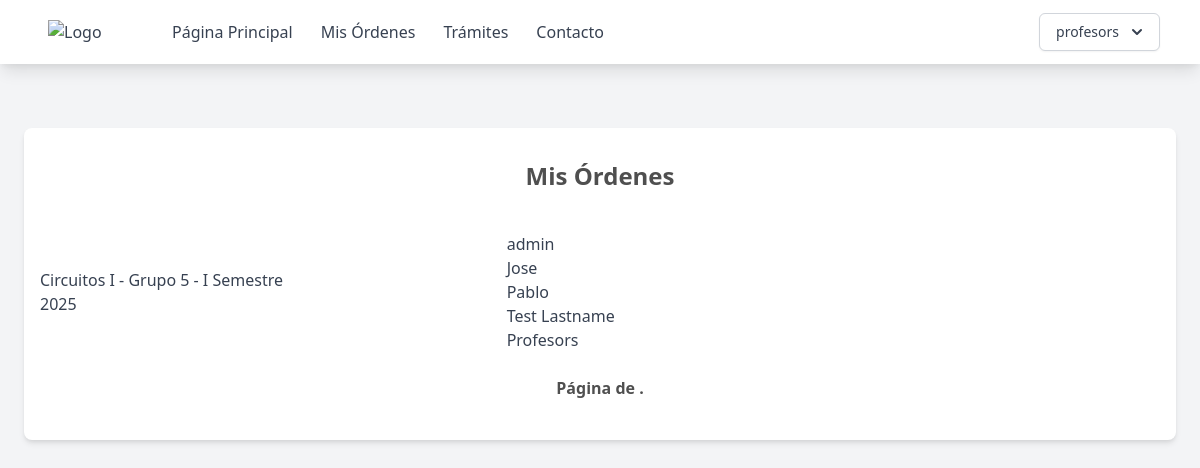
Before: /mis-ordenes (signed in) with the older database file.
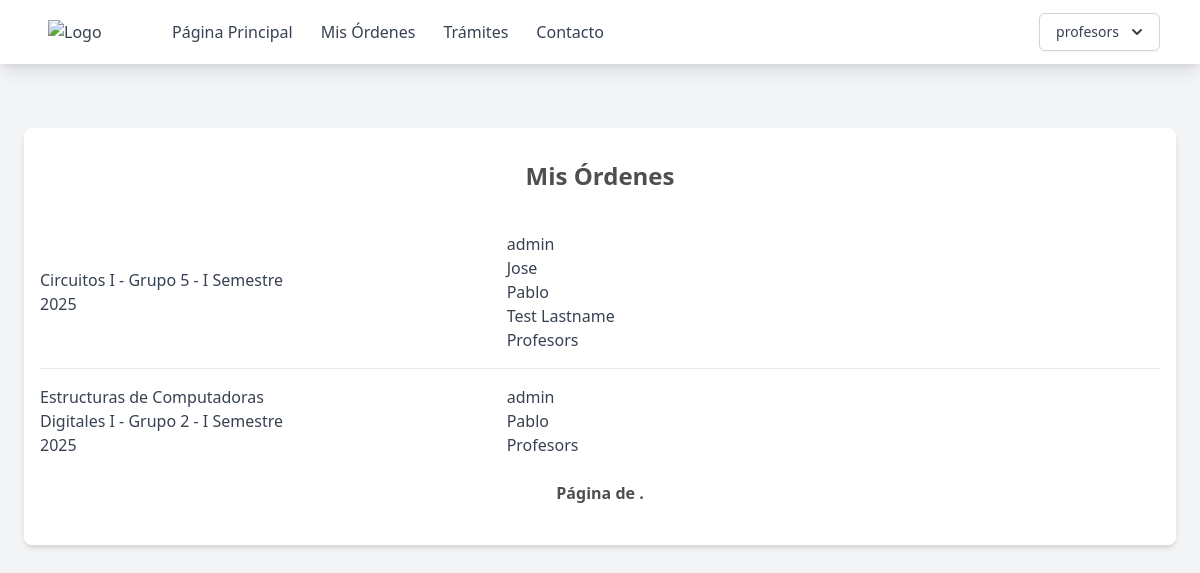
After: the same page with the newer database file.
### supply_room/models.py (models this page shows, shortened)
class Order(models.Model):
    group = models.ForeignKey(
        ClassGroups, related_name="order_group", on_delete=models.CASCADE
    )
    student = models.ManyToManyField(
        Users, related_name="Order_student", through=Users.orders.through, blank=True
    )

class ClassGroups(models.Model):
    number = models.PositiveIntegerField()
    semester = models.CharField(max_length=200)
    professor = models.ForeignKey(
        Users, related_name="group_professor", on_delete=models.PROTECT
    )
    class_id = models.ForeignKey(Class, on_delete=models.CASCADE)
    student = models.ManyToManyField(
        Users, related_name="group_student", through=Users.groups.through, blank=True
    )

class Class(models.Model):
    name = models.CharField(max_length=200)
    code = models.CharField(max_length=200)

class Users(AbstractUser):
    name = models.CharField(max_length=200)
    email = models.EmailField(unique=True)
    role = models.CharField(max_length=200, choices=ROLE_CHOICES, default="student")
    student_id = models.CharField(max_length=200, null=True)
    username = models.CharField(max_length=50, null=True)
    groups = models.ManyToManyField(
        "ClassGroups", related_name="group_student", blank=True
    )
    orders = models.ManyToManyField("Order", related_name="order_student", blank=True)
    objects = CustomUserManager()
    USERNAME_FIELD = "email"
    REQUIRED_FIELDS = ["name", "role"]

### supply_room/views.py (the view)
class OrderList(View):
    def get(self, request, *args, **kwargs):
        return render(
            request,
            "page/mis-ordenes.html",
            {"object_list": request.user.orders.all()},
        )

### templates/page/mis-ordenes.html (shortened to what this page needs)
{% extends "base.html" %} {% block content %}
<div class="max-w-6xl mx-auto px-4 py-8 bg-white rounded-lg shadow-md mt-16">
    <h2 class="text-2xl font-bold mb-6 text-center">Mis Órdenes</h2>
    <ul class="divide-y divide-gray-200">
        {% for object in object_list %}
        <li class="py-4">
            <a href="{% url 'orden' object.pk %}" class="flex justify-between items-center  ">
                <div  class="text-gray-700 w-1/4">{{ object.group.class_id.name }} - Grupo {{ object.group.number }} - {{ object.group.semester }} </div>
                <ul class=" w-1/4">
                    {% for member in object.student.all %}
                    <li  class="text-gray-700">{{ member.name }}</li>
                    {% endfor %}
                </ul>
            </a>
        </li>
        {% empty %}
        <li class="py-4 text-center text-gray-500">No objects yet.</li>
        {% endfor %}
    </ul>
    <div class="pagination ">
    <div class="step-links flex w-full justify-between items-center p-2">
        <span class="current font-bold mx-4">
            Página {{ page_obj.number }} de {{ page_obj.paginator.num_pages }}.
        </span>
    </div>
</div>
</div>
{% endblock %}

### templates/base.html (shortened to what this page needs)
{% load static %}
<!DOCTYPE html>
<html lang="en">
  <head>
    <link href="{% static 'output.css' %}" rel="stylesheet" />
    <link href="https://cdn.jsdelivr.net/npm/tailwindcss@2.2.19/dist/tailwind.min.css" rel="stylesheet">
  </head>
  <body class="bg-gray-100 h-full h-screen">
    <nav class="bg-white shadow-lg">
      <div class="max-w-6xl mx-auto px-4">
        <div class="flex justify-between">
          <div class="flex space-x-4">
            <div>
              <a href="{% url 'home' %}" class="flex items-center py-5 px-2 text-gray-700">
                <img src="https://eie.ucr.ac.cr/static/img/logos/EIE_v.png" alt="Logo" class="w-20 mr-2">
              </a>
            </div>
            <div class="hidden md:flex items-center space-x-1">
              <a href="{% url 'home' %}" class="py-5 px-3 text-gray-700 hover:text-gray-900">Página Principal</a>
              <a href="#" class="py-5 px-3 text-gray-700 hover:text-gray-900">Mis Órdenes</a>
              <a href="#" class="py-5 px-3 text-gray-700 hover:text-gray-900">Trámites</a>
              <a href="#" class="py-5 px-3 text-gray-700 hover:text-gray-900">Contacto</a>
            </div>
          </div>
          {% if user.is_authenticated %}
          <div class="hidden md:flex items-center space-x-1">
            <div class="relative inline-block text-left">
              <div>
                <button type="button" class="inline-flex justify-center w-full rounded-md border border-gray-300 shadow-sm px-4 py-2 bg-white text-sm font-medium text-gray-700 hover:bg-gray-50 focus:outline-none" id="menu-button" aria-expanded="true" aria-haspopup="true">
                  {{ user.username }}
                  <svg class="-mr-1 ml-2 h-5 w-5" xmlns="http://www.w3.org/2000/svg" viewBox="0 0 20 20" fill="currentColor" aria-hidden="true">
                    <path fill-rule="evenodd" d="M5.293 7.293a1 1 0 011.414 0L10 10.586l3.293-3.293a1 1 0 111.414 1.414l-4 4a1 1 0 01-1.414 0l-4-4a1 1 0 010-1.414z" clip-rule="evenodd" />
                  </svg>
                </button>
              </div>
            </div>
          </div>
          {% endif %}
        </div>
      </div>
    </nav>
    {% if user.is_authenticated %}
    <div>{% block content %} {% endblock %}</div>
    {% else %}
    <p>You are not logged in</p>
    <a href="{% url 'login' %}">Log In</a>
    {% endif %}
  </body>
</html>

Changed rows visible on the page:
added Order: group.class_id.name "Estructuras de Computadoras Digitales I", group.number "2", group.semester "I Semestre 2025", Users (name "admin"), Users (name "Pablo"), Users (name "Profesors")
